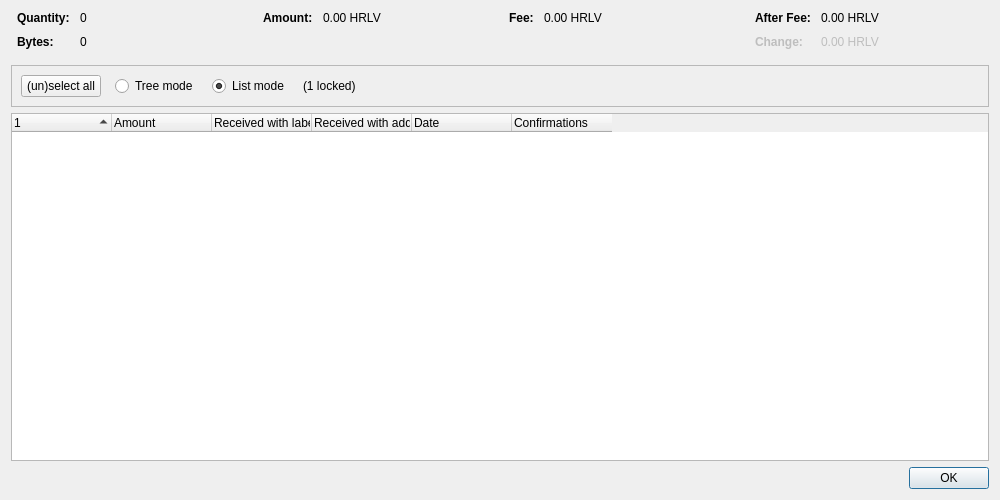
<?xml version="1.0" encoding="UTF-8"?>
<ui version="4.0">
 <class>CoinControlDialog</class>
 <widget class="QDialog" name="CoinControlDialog">
  <property name="geometry">
   <rect>
    <x>0</x>
    <y>0</y>
    <width>1000</width>
    <height>500</height>
   </rect>
  </property>
  <property name="windowTitle">
   <string>Coin Selection</string>
  </property>
  <layout class="QVBoxLayout" name="verticalLayout">
   <item>
    <layout class="QHBoxLayout" name="horizontalLayoutTop" stretch="0,0,0,0">
     <property name="topMargin">
      <number>0</number>
     </property>
     <property name="bottomMargin">
      <number>10</number>
     </property>
     <item>
      <layout class="QFormLayout" name="formLayoutCoinControl1">
       <property name="labelAlignment">
        <set>Qt::AlignLeft|Qt::AlignVCenter</set>
       </property>
       <property name="horizontalSpacing">
        <number>10</number>
       </property>
       <property name="verticalSpacing">
        <number>10</number>
       </property>
       <property name="leftMargin">
        <number>6</number>
       </property>
       <property name="rightMargin">
        <number>6</number>
       </property>
       <item row="0" column="0">
        <widget class="QLabel" name="labelCoinControlQuantityText">
         <property name="font">
          <font>
           <weight>75</weight>
           <bold>true</bold>
          </font>
         </property>
         <property name="text">
          <string>Quantity:</string>
         </property>
        </widget>
       </item>
       <item row="0" column="1">
        <widget class="QLabel" name="labelCoinControlQuantity">
         <property name="cursor">
          <cursorShape>IBeamCursor</cursorShape>
         </property>
         <property name="contextMenuPolicy">
          <enum>Qt::ActionsContextMenu</enum>
         </property>
         <property name="text">
          <string notr="true">0</string>
         </property>
         <property name="textInteractionFlags">
          <set>Qt::LinksAccessibleByMouse|Qt::TextSelectableByKeyboard|Qt::TextSelectableByMouse</set>
         </property>
        </widget>
       </item>
       <item row="1" column="0">
        <widget class="QLabel" name="labelCoinControlBytesText">
         <property name="font">
          <font>
           <weight>75</weight>
           <bold>true</bold>
          </font>
         </property>
         <property name="text">
          <string>Bytes:</string>
         </property>
        </widget>
       </item>
       <item row="1" column="1">
        <widget class="QLabel" name="labelCoinControlBytes">
         <property name="cursor">
          <cursorShape>IBeamCursor</cursorShape>
         </property>
         <property name="contextMenuPolicy">
          <enum>Qt::ActionsContextMenu</enum>
         </property>
         <property name="text">
          <string notr="true">0</string>
         </property>
         <property name="textInteractionFlags">
          <set>Qt::LinksAccessibleByMouse|Qt::TextSelectableByKeyboard|Qt::TextSelectableByMouse</set>
         </property>
        </widget>
       </item>
      </layout>
     </item>
     <item>
      <layout class="QFormLayout" name="formLayoutCoinControl2">
       <property name="horizontalSpacing">
        <number>10</number>
       </property>
       <property name="verticalSpacing">
        <number>10</number>
       </property>
       <property name="leftMargin">
        <number>6</number>
       </property>
       <property name="rightMargin">
        <number>6</number>
       </property>
       <item row="0" column="0">
        <widget class="QLabel" name="labelCoinControlAmountText">
         <property name="font">
          <font>
           <weight>75</weight>
           <bold>true</bold>
          </font>
         </property>
         <property name="text">
          <string>Amount:</string>
         </property>
        </widget>
       </item>
       <item row="0" column="1">
        <widget class="QLabel" name="labelCoinControlAmount">
         <property name="cursor">
          <cursorShape>IBeamCursor</cursorShape>
         </property>
         <property name="contextMenuPolicy">
          <enum>Qt::ActionsContextMenu</enum>
         </property>
         <property name="text">
          <string notr="true">0.00 HRLV</string>
         </property>
         <property name="textInteractionFlags">
          <set>Qt::LinksAccessibleByMouse|Qt::TextSelectableByKeyboard|Qt::TextSelectableByMouse</set>
         </property>
        </widget>
       </item>
      </layout>
     </item>
     <item>
      <layout class="QFormLayout" name="formLayoutCoinControl3">
       <property name="horizontalSpacing">
        <number>10</number>
       </property>
       <property name="verticalSpacing">
        <number>10</number>
       </property>
       <property name="leftMargin">
        <number>6</number>
       </property>
       <property name="rightMargin">
        <number>6</number>
       </property>
       <item row="0" column="0">
        <widget class="QLabel" name="labelCoinControlFeeText">
         <property name="font">
          <font>
           <weight>75</weight>
           <bold>true</bold>
          </font>
         </property>
         <property name="text">
          <string>Fee:</string>
         </property>
        </widget>
       </item>
       <item row="0" column="1">
        <widget class="QLabel" name="labelCoinControlFee">
         <property name="cursor">
          <cursorShape>IBeamCursor</cursorShape>
         </property>
         <property name="contextMenuPolicy">
          <enum>Qt::ActionsContextMenu</enum>
         </property>
         <property name="text">
          <string notr="true">0.00 HRLV</string>
         </property>
         <property name="textInteractionFlags">
          <set>Qt::LinksAccessibleByMouse|Qt::TextSelectableByKeyboard|Qt::TextSelectableByMouse</set>
         </property>
        </widget>
       </item>
      </layout>
     </item>
     <item>
      <layout class="QFormLayout" name="formLayoutCoinControl4">
       <property name="labelAlignment">
        <set>Qt::AlignLeft|Qt::AlignVCenter</set>
       </property>
       <property name="horizontalSpacing">
        <number>10</number>
       </property>
       <property name="verticalSpacing">
        <number>10</number>
       </property>
       <property name="leftMargin">
        <number>6</number>
       </property>
       <property name="rightMargin">
        <number>6</number>
       </property>
       <item row="0" column="0">
        <widget class="QLabel" name="labelCoinControlAfterFeeText">
         <property name="font">
          <font>
           <weight>75</weight>
           <bold>true</bold>
          </font>
         </property>
         <property name="text">
          <string>After Fee:</string>
         </property>
        </widget>
       </item>
       <item row="0" column="1">
        <widget class="QLabel" name="labelCoinControlAfterFee">
         <property name="cursor">
          <cursorShape>IBeamCursor</cursorShape>
         </property>
         <property name="contextMenuPolicy">
          <enum>Qt::ActionsContextMenu</enum>
         </property>
         <property name="text">
          <string notr="true">0.00 HRLV</string>
         </property>
         <property name="textInteractionFlags">
          <set>Qt::LinksAccessibleByMouse|Qt::TextSelectableByKeyboard|Qt::TextSelectableByMouse</set>
         </property>
        </widget>
       </item>
       <item row="1" column="0">
        <widget class="QLabel" name="labelCoinControlChangeText">
         <property name="enabled">
          <bool>false</bool>
         </property>
         <property name="font">
          <font>
           <weight>75</weight>
           <bold>true</bold>
          </font>
         </property>
         <property name="text">
          <string>Change:</string>
         </property>
        </widget>
       </item>
       <item row="1" column="1">
        <widget class="QLabel" name="labelCoinControlChange">
         <property name="enabled">
          <bool>false</bool>
         </property>
         <property name="cursor">
          <cursorShape>IBeamCursor</cursorShape>
         </property>
         <property name="contextMenuPolicy">
          <enum>Qt::ActionsContextMenu</enum>
         </property>
         <property name="text">
          <string notr="true">0.00 HRLV</string>
         </property>
         <property name="textInteractionFlags">
          <set>Qt::LinksAccessibleByMouse|Qt::TextSelectableByKeyboard|Qt::TextSelectableByMouse</set>
         </property>
        </widget>
       </item>
      </layout>
     </item>
    </layout>
   </item>
   <item>
    <widget class="QFrame" name="frame">
     <property name="minimumSize">
      <size>
       <width>0</width>
       <height>40</height>
      </size>
     </property>
     <property name="frameShape">
      <enum>QFrame::StyledPanel</enum>
     </property>
     <property name="frameShadow">
      <enum>QFrame::Sunken</enum>
     </property>
     <layout class="QHBoxLayout" name="horizontalLayout">
      <item>
       <layout class="QHBoxLayout" name="horizontalLayoutPanel" stretch="0,0,0,0,0">
        <property name="spacing">
         <number>14</number>
        </property>
        <item>
         <widget class="QPushButton" name="pushButtonSelectAll">
          <property name="sizePolicy">
           <sizepolicy hsizetype="Maximum" vsizetype="Fixed">
            <horstretch>0</horstretch>
            <verstretch>0</verstretch>
           </sizepolicy>
          </property>
          <property name="text">
           <string>(un)select all</string>
          </property>
          <property name="autoDefault">
           <bool>false</bool>
          </property>
         </widget>
        </item>
        <item>
         <widget class="QRadioButton" name="radioTreeMode">
          <property name="sizePolicy">
           <sizepolicy hsizetype="Maximum" vsizetype="Fixed">
            <horstretch>0</horstretch>
            <verstretch>0</verstretch>
           </sizepolicy>
          </property>
          <property name="text">
           <string>Tree mode</string>
          </property>
         </widget>
        </item>
        <item>
         <widget class="QRadioButton" name="radioListMode">
          <property name="sizePolicy">
           <sizepolicy hsizetype="Maximum" vsizetype="Fixed">
            <horstretch>0</horstretch>
            <verstretch>0</verstretch>
           </sizepolicy>
          </property>
          <property name="text">
           <string>List mode</string>
          </property>
          <property name="checked">
           <bool>true</bool>
          </property>
         </widget>
        </item>
        <item>
         <widget class="QLabel" name="labelLocked">
          <property name="text">
           <string notr="true">(1 locked)</string>
          </property>
         </widget>
        </item>
        <item>
         <spacer name="horizontalSpacer">
          <property name="orientation">
           <enum>Qt::Horizontal</enum>
          </property>
          <property name="sizeHint" stdset="0">
           <size>
            <width>40</width>
            <height>20</height>
           </size>
          </property>
         </spacer>
        </item>
       </layout>
      </item>
     </layout>
    </widget>
   </item>
   <item>
    <widget class="CoinControlTreeWidget" name="treeWidget">
     <property name="contextMenuPolicy">
      <enum>Qt::CustomContextMenu</enum>
     </property>
     <property name="sortingEnabled">
      <bool>false</bool>
     </property>
     <property name="columnCount">
      <number>6</number>
     </property>
     <attribute name="headerShowSortIndicator" stdset="0">
      <bool>true</bool>
     </attribute>
     <attribute name="headerStretchLastSection">
      <bool>false</bool>
     </attribute>
     <column>
      <property name="text">
       <string/>
      </property>
     </column>
     <column>
      <property name="text">
       <string>Amount</string>
      </property>
     </column>
     <column>
      <property name="text">
       <string>Received with label</string>
      </property>
     </column>
     <column>
      <property name="text">
       <string>Received with address</string>
      </property>
     </column>
     <column>
      <property name="text">
       <string>Date</string>
      </property>
     </column>
     <column>
      <property name="text">
       <string>Confirmations</string>
      </property>
      <property name="toolTip">
       <string>Confirmed</string>
      </property>
     </column>
     <column>
      <property name="text">
       <string/>
      </property>
     </column>
     <column>
      <property name="text">
       <string/>
      </property>
     </column>
     <column>
      <property name="text">
       <string/>
      </property>
     </column>
     <column>
      <property name="text">
       <string/>
      </property>
     </column>
    </widget>
   </item>
   <item>
    <widget class="QDialogButtonBox" name="buttonBox">
     <property name="orientation">
      <enum>Qt::Horizontal</enum>
     </property>
     <property name="standardButtons">
      <set>QDialogButtonBox::Ok</set>
     </property>
    </widget>
   </item>
  </layout>
 </widget>
 <customwidgets>
  <customwidget>
   <class>CoinControlTreeWidget</class>
   <extends>QTreeWidget</extends>
   <header>qt/coincontroltreewidget.h</header>
  </customwidget>
 </customwidgets>
 <resources/>
 <connections/>
</ui>
